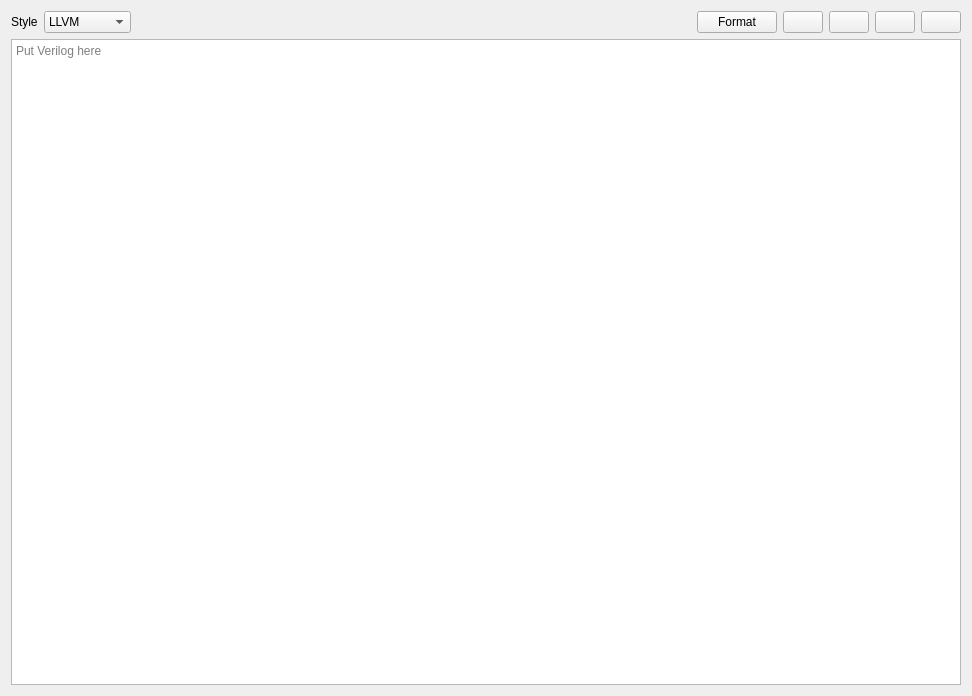
<?xml version="1.0" encoding="UTF-8"?>
<ui version="4.0">
 <class>VerilogFormatterWidget</class>
 <widget class="QWidget" name="VerilogFormatterWidget">
  <property name="geometry">
   <rect>
    <x>0</x>
    <y>0</y>
    <width>972</width>
    <height>696</height>
   </rect>
  </property>
  <property name="windowTitle">
   <string>Form</string>
  </property>
  <property name="locale">
   <locale language="English" country="UnitedStates"/>
  </property>
  <layout class="QVBoxLayout" name="verticalLayout">
   <item>
    <layout class="QHBoxLayout" name="horizontalLayout">
     <item>
      <widget class="QLabel" name="label">
       <property name="text">
        <string>Style</string>
       </property>
      </widget>
     </item>
     <item>
      <widget class="QComboBox" name="styleComboBox">
       <item>
        <property name="text">
         <string>LLVM</string>
        </property>
       </item>
       <item>
        <property name="text">
         <string>GNU</string>
        </property>
       </item>
       <item>
        <property name="text">
         <string>Google</string>
        </property>
       </item>
       <item>
        <property name="text">
         <string>Chromium</string>
        </property>
       </item>
       <item>
        <property name="text">
         <string>Microsoft</string>
        </property>
       </item>
       <item>
        <property name="text">
         <string>Mozilla</string>
        </property>
       </item>
       <item>
        <property name="text">
         <string>WebKit</string>
        </property>
       </item>
       <item>
        <property name="text">
         <string>File</string>
        </property>
       </item>
      </widget>
     </item>
     <item>
      <spacer name="horizontalSpacer">
       <property name="orientation">
        <enum>Qt::Orientation::Horizontal</enum>
       </property>
       <property name="sizeHint" stdset="0">
        <size>
         <width>40</width>
         <height>20</height>
        </size>
       </property>
      </spacer>
     </item>
     <item>
      <widget class="QPushButton" name="formatButton">
       <property name="text">
        <string>Format</string>
       </property>
      </widget>
     </item>
     <item>
      <widget class="QPushButton" name="openButton">
       <property name="toolTip">
        <string>Open</string>
       </property>
       <property name="text">
        <string/>
       </property>
       <property name="icon">
        <iconset theme="QIcon::ThemeIcon::DocumentOpen"/>
       </property>
      </widget>
     </item>
     <item>
      <widget class="QPushButton" name="copyButton">
       <property name="toolTip">
        <string>Copy</string>
       </property>
       <property name="text">
        <string/>
       </property>
       <property name="icon">
        <iconset theme="QIcon::ThemeIcon::EditCopy"/>
       </property>
      </widget>
     </item>
     <item>
      <widget class="QPushButton" name="pasteButton">
       <property name="toolTip">
        <string>Paste</string>
       </property>
       <property name="text">
        <string/>
       </property>
       <property name="icon">
        <iconset theme="QIcon::ThemeIcon::EditPaste"/>
       </property>
      </widget>
     </item>
     <item>
      <widget class="QPushButton" name="clearButton">
       <property name="toolTip">
        <string>Clear</string>
       </property>
       <property name="text">
        <string/>
       </property>
       <property name="icon">
        <iconset theme="QIcon::ThemeIcon::EditClear"/>
       </property>
      </widget>
     </item>
    </layout>
   </item>
   <item>
    <widget class="CodeEditor" name="codeEditor">
     <property name="placeholderText">
      <string>Put Verilog here</string>
     </property>
    </widget>
   </item>
  </layout>
 </widget>
 <customwidgets>
  <customwidget>
   <class>CodeEditor</class>
   <extends>QPlainTextEdit</extends>
   <header>editor/codeeditor.h</header>
  </customwidget>
 </customwidgets>
 <resources/>
 <connections/>
</ui>
